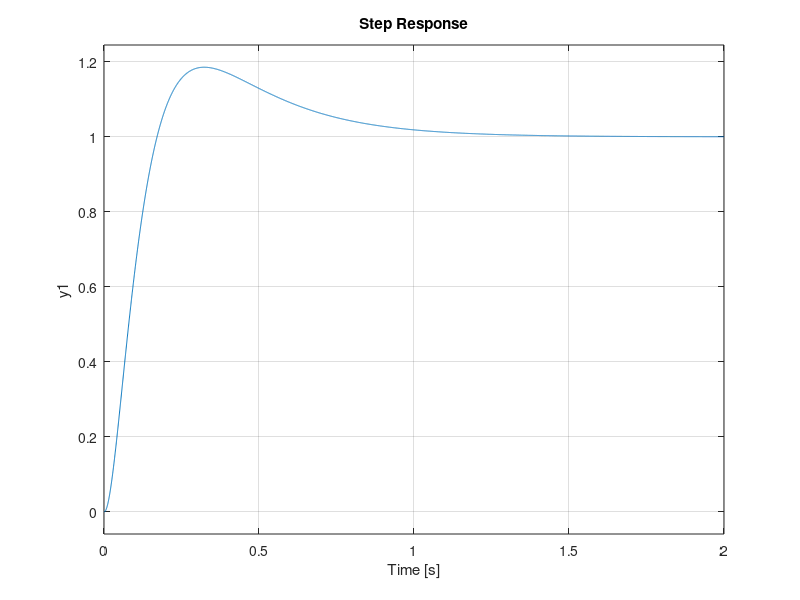
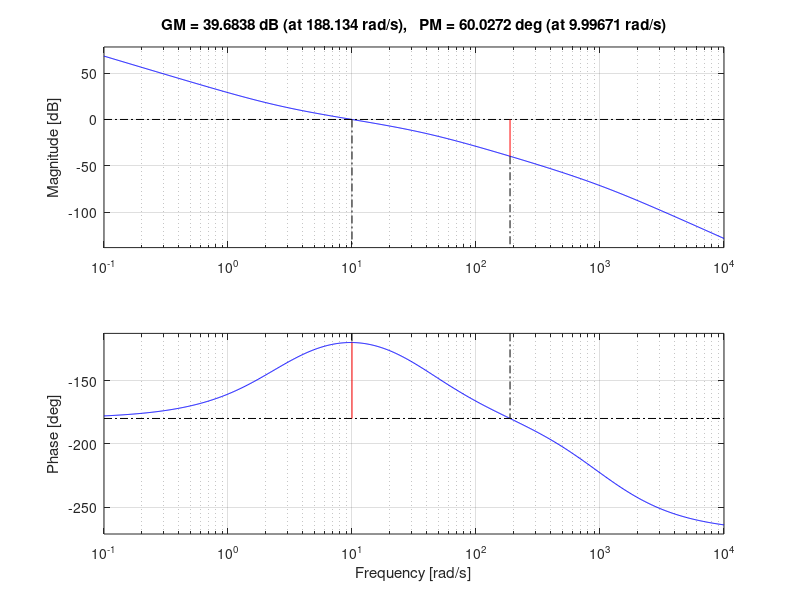
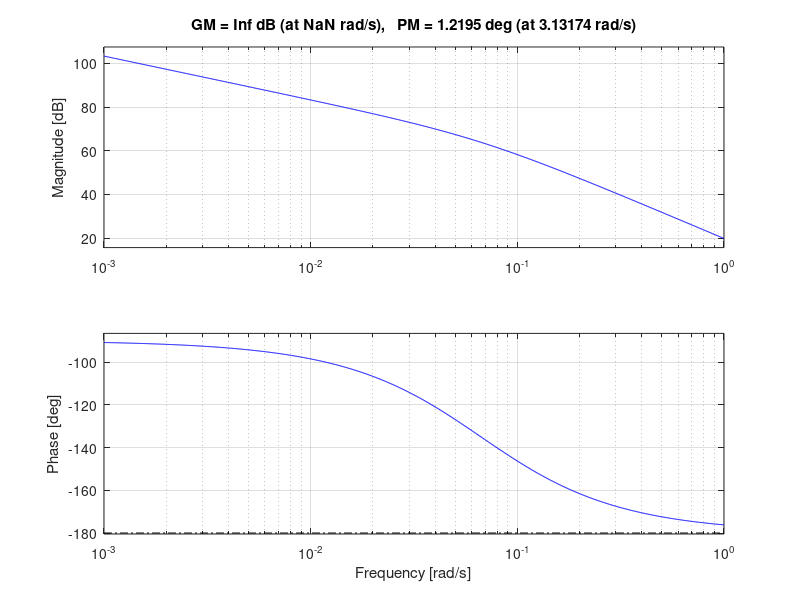
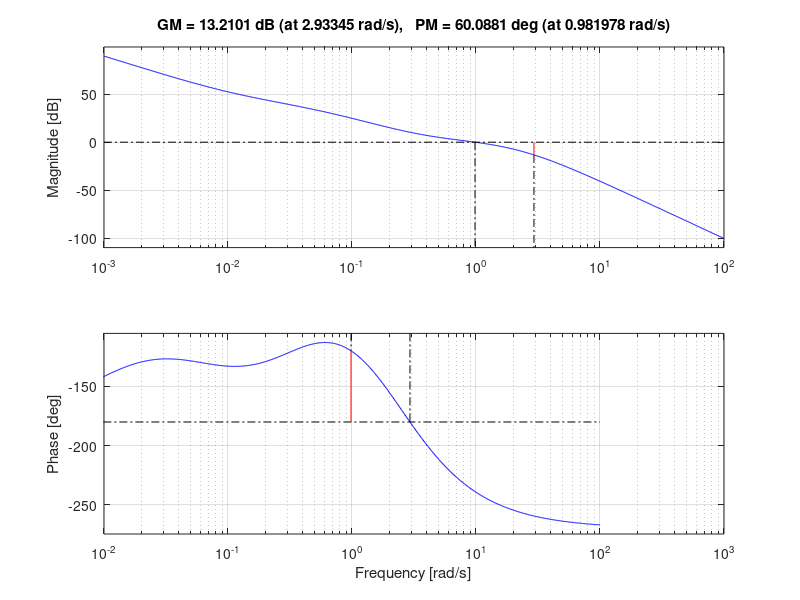

These charts were generated, in order, by the following MATLAB code:
% Lateral Control Inner Loop
clear
Jc = .0042;
mr = 0.25;
d = 0.3;

Pi = tf(1/(Jc+2*mr*d^2),[1 0 0]);

figure(1),clf;
bode(Pi)
margin(Pi)

w_lead = 10; % rad/s
M = (1+sin(60.6*pi/180))/(1-sin(60.6*pi/180));
z = w_lead/sqrt(M);
p = w_lead*sqrt(M);

C = tf([1/z 1],[1/p 1]);
Ci = C;

% figure(2),clf;
% bode(Ci*Pi)
% margin(Ci*Pi)

K = 1/0.775;
Ci = K*Ci;

% figure(2),clf;
% bode(Ci*Pi)
% margin(Ci*Pi)

% Add low pass filter
p = 1000;
C = tf(p,[1 p]);
Ci = C*Ci;

figure(2),clf;
hold on
bode(Ci*Pi)
margin(Ci*Pi)

figure(1),clf;
step(feedback(Ci*Pi,1))

Ci
Cdi = c2d(Ci,0.01,'tustin')

%% Outer Loop

m = 1.5;
Fe = 9.81*m;
mu = 0.1;

Po = tf(-Fe,[m mu 0]);

figure(3),clf;
bode(-Po)
margin(-Po)
K=.7;

% Ki = .04;
Ki = .01;
C_int = -tf([1 Ki],[1 0]);
Co = K*C_int;

% figure(4),clf;
% hold on
% plot([100 100 100000],[1000000 10^-5 10^-5],'r')
% bode(Co*Po)
% margin(Co*Po)
% xlim([1e-2 1e3])
% hold off

w_lead = .975; % rad/s1.6
M = (1+sin(45*pi/180))/(1-sin(45*pi/180));
z = w_lead/sqrt(M);
p = w_lead*sqrt(M);

C_lead = tf([1/z 1],[1/p 1]);
Co = C_lead*C_lead*Co;

% figure(4),clf;
% hold on
% plot([100 100 100000],[1000000 10^-5 10^-5],'r')
% bode(Co*Po)
% margin(Co*Po)
% xlim([1e-2 1e3])
% hold off

K_lead = 1/35.0;
Co = K_lead*Co;

figure(4),clf;
hold on
plot([100 100 100000],[1000000 10^-5 10^-5],'r')
bode(Co*Po)
margin(Co*Po)
xlim([1e-2 1e3])
hold off

% Add low pass filter
p = 1.5;
C = tf(p,[1 p]);
Co = C*Co;

figure(4),clf;
hold on
plot([100 100 100000],[1000000 10^-5 10^-5],'r')
bode(Co*Po)
margin(Co*Po)
xlim([1e-2 1e3])
hold off

OsysCL = feedback(Co*Po,1);

figure(5),clf;
step(OsysCL)
Co
Cdo = c2d(Co,0.01,'tustin')